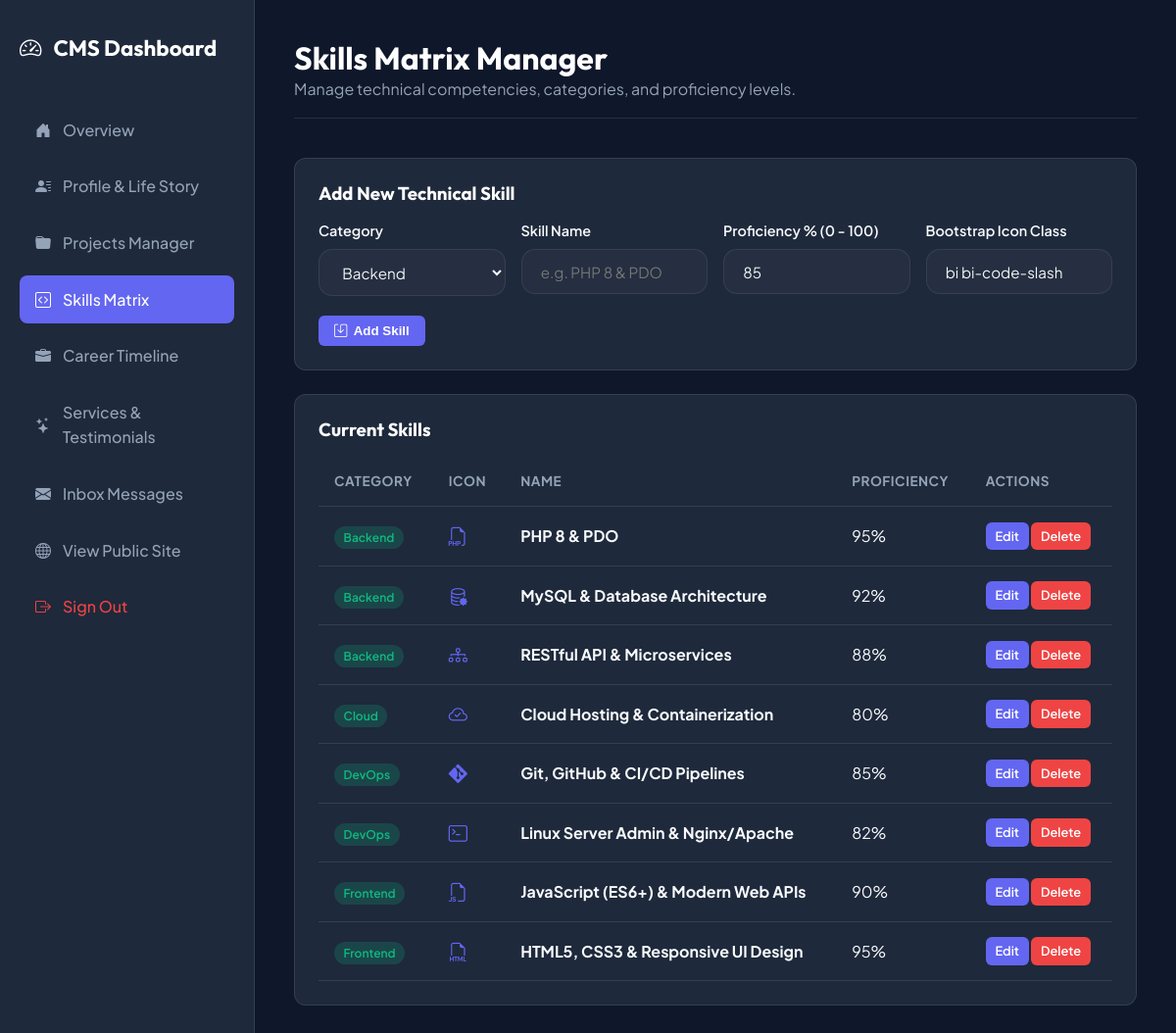
/admin/skills.php (signed in), run on the app's committed database.
### tables this page shows
CREATE TABLE IF NOT EXISTS skills (
    id INT AUTO_INCREMENT PRIMARY KEY,
    category VARCHAR(50) NOT NULL DEFAULT 'Frontend',
    name VARCHAR(80) NOT NULL,
    proficiency_percent INT NOT NULL DEFAULT 85,
    icon_class VARCHAR(50) DEFAULT 'bi bi-code-slash',
    sort_order INT DEFAULT 0
);

### includes/functions.php (called while the page is built, shortened)
<?php
function sanitize($data) {
    return htmlspecialchars(trim($data), ENT_QUOTES, 'UTF-8');
}

### admin/skills.php (the view, shortened to what this page needs)
<?php
require_once __DIR__ . '/../includes/functions.php';
$db = getDB();
$editSkill = null;
$skillsStmt = $db->query("SELECT * FROM skills ORDER BY category ASC, sort_order ASC");
$skills = $skillsStmt->fetchAll();
?>
<!DOCTYPE html>
<html lang="en">
<head>
    <link rel="stylesheet" href="../assets/css/style.css">
    <link rel="stylesheet" href="../assets/css/admin.css">
</head>
<body class="admin-body">
    <aside class="admin-sidebar">
        <div class="admin-brand"><i class="bi bi-speedometer2"></i> CMS Dashboard</div>
        <ul class="admin-nav">
            <li><a href="index.php"><i class="bi bi-house-door-fill"></i> Overview</a></li>
            <li><a href="profile.php"><i class="bi bi-person-lines-fill"></i> Profile & Life Story</a></li>
            <li><a href="projects.php"><i class="bi bi-folder-fill"></i> Projects Manager</a></li>
            <li><a href="skills.php" class="active"><i class="bi bi-code-square"></i> Skills Matrix</a></li>
            <li><a href="experience.php"><i class="bi bi-briefcase-fill"></i> Career Timeline</a></li>
            <li><a href="services.php"><i class="bi bi-stars"></i> Services & Testimonials</a></li>
            <li><a href="messages.php"><i class="bi bi-envelope-fill"></i> Inbox Messages</a></li>
            <li style="margin-top: auto;"><a href="../index.php" target="_blank"><i class="bi bi-globe"></i> View Public Site</a></li>
            <li><a href="logout.php" style="color: #ef4444;"><i class="bi bi-box-arrow-right"></i> Sign Out</a></li>
        </ul>
    </aside>
    <main class="admin-main">
        <div class="admin-header">
            <div>
                <h1>Skills Matrix Manager</h1>
                <p style="color: var(--admin-muted);">Manage technical competencies, categories, and proficiency levels.</p>
            </div>
        </div>
        <div class="admin-card">
            <h3><?php echo $editSkill ? 'Edit Skill' : 'Add New Technical Skill'; ?></h3>
            <form method="POST" action="skills.php" style="margin-top: 1rem;">
                <div style="display: grid; grid-template-columns: 1fr 1fr 1fr 1fr; gap: 1rem;">
                    <div class="form-group">
                        <label class="form-label">Category</label>
                        <select name="category" class="form-control">
                            <option value="Backend" <?php echo ($editSkill['category'] ?? '') === 'Backend' ? 'selected' : ''; ?>>Backend</option>
                        </select>
                    </div>
                    <div class="form-group">
                        <label class="form-label">Skill Name</label>
                        <input type="text" name="name" class="form-control" placeholder="e.g. PHP 8 & PDO" value="<?php echo sanitize($editSkill['name'] ?? ''); ?>" required>
                    </div>
                    <div class="form-group">
                        <label class="form-label">Proficiency % (0 - 100)</label>
                        <input type="number" name="proficiency_percent" class="form-control" min="10" max="100" value="<?php echo (int)($editSkill['proficiency_percent'] ?? 85); ?>" required>
                    </div>
                    <div class="form-group">
                        <label class="form-label">Bootstrap Icon Class</label>
                        <input type="text" name="icon_class" class="form-control" placeholder="bi bi-filetype-php" value="<?php echo sanitize($editSkill['icon_class'] ?? 'bi bi-code-slash'); ?>">
                    </div>
                </div>
                <button type="submit" class="admin-btn admin-btn-primary"><i class="bi bi-save"></i> <?php echo $editSkill ? 'Update Skill' : 'Add Skill'; ?></button>
            </form>
        </div>
        <div class="admin-card">
            <h3>Current Skills</h3>
            <div class="table-responsive">
                <table class="admin-table">
                    <thead>
                        <tr>
                            <th>Category</th>
                            <th>Icon</th>
                            <th>Name</th>
                            <th>Proficiency</th>
                            <th>Actions</th>
                        </tr>
                    </thead>
                    <tbody>
                        <?php foreach ($skills as $s): ?>
                            <tr>
                                <td><span class="badge-status badge-read"><?php echo sanitize($s['category']); ?></span></td>
                                <td><i class="<?php echo sanitize($s['icon_class']); ?>" style="font-size: 1.2rem; color: #6366f1;"></i></td>
                                <td><strong><?php echo sanitize($s['name']); ?></strong></td>
                                <td><?php echo (int)$s['proficiency_percent']; ?>%</td>
                                <td>
                                    <a href="skills.php?action=edit&id=<?php echo $s['id']; ?>" class="admin-btn admin-btn-primary admin-btn-sm">Edit</a>
                                    <a href="skills.php?action=delete&id=<?php echo $s['id']; ?>" onclick="return confirm('Delete this skill?');" class="admin-btn admin-btn-danger admin-btn-sm">Delete</a>
                                </td>
                            </tr>
                        <?php endforeach; ?>
                    </tbody>
                </table>
            </div>
        </div>
    </main>
</body>
</html>

### assets/css/style.css (style rules this page uses)
:root { --bg-primary: #0a0d14; --bg-secondary: #121824; --bg-card: rgba(18, 24, 38, 0.7); --bg-glass: rgba(255, 255, 255, 0.03); --border-color: rgba(255, 255, 255, 0.08); --border-hover: rgba(99, 102, 241, 0.4); --text-main: #f3f4f6; --text-muted: #9ca3af; --text-heading: #ffffff; --accent-indigo: #6366f1; --accent-cyan: #06b6d4; --accent-purple: #8b5cf6; --accent-emerald: #10b981; --gradient-primary: linear-gradient(135deg, #6366f1 0%, #8b5cf6 50%, #06b6d4 100%); --gradient-card: linear-gradient(180deg, rgba(255, 255, 255, 0.05) 0%, rgba(255, 255, 255, 0.01) 100%); --gradient-glow: radial-gradient(circle at 50% 0%, rgba(99, 102, 241, 0.15), transparent 70%); --font-heading: 'Outfit', sans-serif; --font-body: 'Plus Jakarta Sans', sans-serif; --font-code: 'Fira Code', monospace; --radius-sm: 8px; --radius-md: 14px; --radius-lg: 24px; --radius-full: 9999px; --shadow-glass: 0 8px 32px 0 rgba(0, 0, 0, 0.37); --shadow-glow: 0 0 25px rgba(99, 102, 241, 0.3); --transition: all 0.3s cubic-bezier(0.4, 0, 0.2, 1); }
*, *::before, *::after { box-sizing: border-box; margin: 0; padding: 0; }
html { scroll-behavior: smooth; font-size: 16px; }
body { background-color: var(--bg-primary); color: var(--text-main); font-family: var(--font-body); line-height: 1.6; overflow-x: hidden; transition: background-color 0.3s ease, color 0.3s ease; }
h1, h2, h3, h4, h5, h6 { font-family: var(--font-heading); color: var(--text-heading); font-weight: 700; line-height: 1.2; }
a { color: var(--accent-indigo); text-decoration: none; transition: var(--transition); }
.form-group { margin-bottom: 1.25rem; }
.form-label { display: block; font-size: 0.9rem; font-weight: 600; margin-bottom: 0.4rem; }
.form-control { width: 100%; background: var(--bg-glass); border: 1px solid var(--border-color); border-radius: var(--radius-md); padding: 0.8rem 1.2rem; color: var(--text-main); font-family: var(--font-body); font-size: 0.95rem; outline: none; transition: var(--transition); }

### assets/css/admin.css (style rules this page uses)
:root { --admin-bg: #0f172a; --admin-sidebar: #1e293b; --admin-card: #1e293b; --admin-border: rgba(255, 255, 255, 0.1); --admin-text: #f8fafc; --admin-muted: #94a3b8; --admin-accent: #6366f1; }
body.admin-body { background-color: var(--admin-bg); color: var(--admin-text); font-family: 'Plus Jakarta Sans', sans-serif; display: flex; min-height: 100vh; margin: 0; }
.admin-sidebar { width: 260px; background: var(--admin-sidebar); border-right: 1px solid var(--admin-border); padding: 2rem 1.25rem; display: flex; flex-direction: column; }
.admin-brand { font-family: 'Outfit', sans-serif; font-size: 1.4rem; font-weight: 700; margin-bottom: 2.5rem; color: #ffffff; display: flex; align-items: center; gap: 0.75rem; }
.admin-nav { list-style: none; padding: 0; margin: 0; display: flex; flex-direction: column; gap: 0.5rem; }
.admin-nav a { display: flex; align-items: center; gap: 0.75rem; padding: 0.75rem 1rem; color: var(--admin-muted); border-radius: 8px; text-decoration: none; font-weight: 500; transition: all 0.2s ease; }
.admin-nav a:hover, .admin-nav a.active { background: var(--admin-accent); color: #ffffff; }
.admin-main { flex: 1; padding: 2.5rem; overflow-y: auto; }
.admin-header { display: flex; justify-content: space-between; align-items: center; margin-bottom: 2.5rem; padding-bottom: 1rem; border-bottom: 1px solid var(--admin-border); }
.admin-card { background: var(--admin-card); border: 1px solid var(--admin-border); border-radius: 12px; padding: 1.5rem; margin-bottom: 1.5rem; }
.table-responsive { width: 100%; overflow-x: auto; }
.admin-table { width: 100%; border-collapse: collapse; margin-top: 1rem; }
.admin-table th, .admin-table td { padding: 0.9rem 1rem; text-align: left; border-bottom: 1px solid var(--admin-border); }
.admin-table th { color: var(--admin-muted); font-size: 0.85rem; text-transform: uppercase; letter-spacing: 0.5px; }
.badge-status { padding: 0.25rem 0.6rem; border-radius: 20px; font-size: 0.75rem; font-weight: 600; }
.badge-read { background: rgba(16, 185, 129, 0.2); color: #10b981; }
.admin-btn { padding: 0.5rem 1rem; border-radius: 6px; border: none; cursor: pointer; font-weight: 600; text-decoration: none; display: inline-flex; align-items: center; gap: 0.4rem; }
.admin-btn-primary { background: var(--admin-accent); color: #ffffff; }
.admin-btn-danger { background: #ef4444; color: #ffffff; }
.admin-btn-sm { padding: 0.25rem 0.6rem; font-size: 0.8rem; }

### data on the page
skills: category "Backend", name "PHP 8 & PDO", proficiency_percent "95"
skills: category "Backend", name "MySQL & Database Architecture", proficiency_percent "92"
skills: category "Backend", name "RESTful API & Microservices", proficiency_percent "88"
skills: category "Cloud", name "Cloud Hosting & Containerization", proficiency_percent "80"
skills: category "DevOps", name "Git, GitHub & CI/CD Pipelines", proficiency_percent "85"
skills: category "DevOps", name "Linux Server Admin & Nginx/Apache", proficiency_percent "82"
skills: category "Frontend", name "JavaScript (ES6+) & Modern Web APIs", proficiency_percent "90"
skills: category "Frontend", name "HTML5, CSS3 & Responsive UI Design", proficiency_percent "95"
